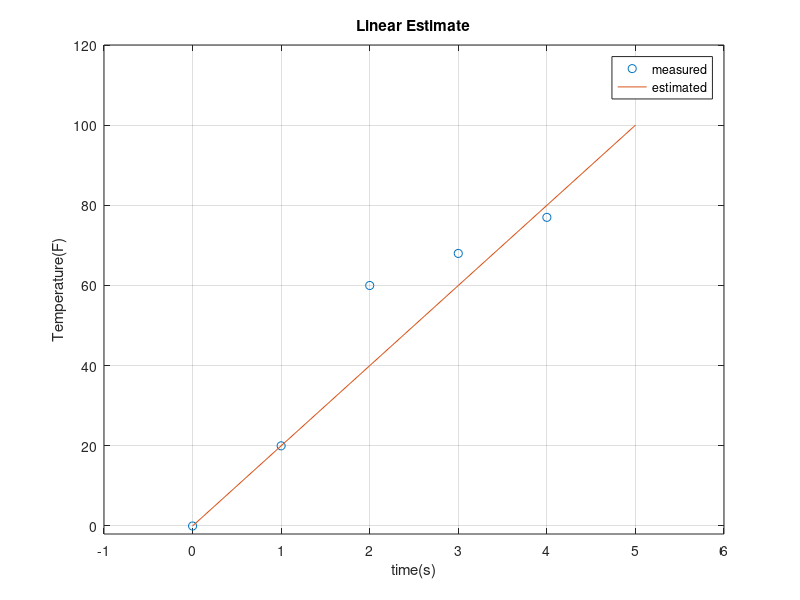

This chart was generated by the following MATLAB code:
%Linear regression
clc;
clear; 
close all;
x=0:5;
y=[0 20 60 68 77 110];
yhat=20*x;
err=yhat-y;
MSE=mean(err.^2);
RMSE=sqrt(MSE);
plot(x,y,'o',x,yhat),title('Linear Estimate'),...
    xlabel('time(s)'),ylabel('Temperature(F)'),...
    grid, axis([-1,6,-2,120]),legend('measured','estimated')
